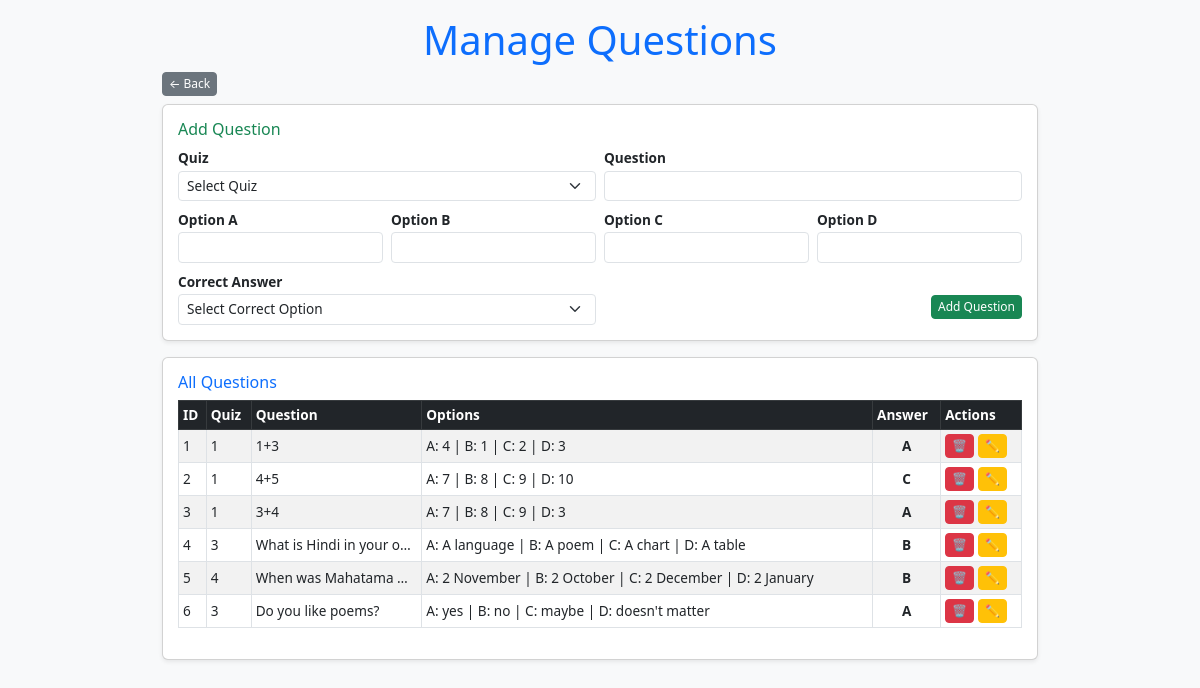
Page /manage_questions (signed in) on the committed database.
### models/models.py (models this page shows)
class Question(db.Model):
    id = db.Column(db.Integer, primary_key=True)
    quiz_id = db.Column(db.Integer, db.ForeignKey('quiz.id', ondelete='CASCADE'), nullable=False)
    question_statement = db.Column(db.Text, nullable=False)
    optionA = db.Column(db.String(255), nullable=False)
    optionB = db.Column(db.String(255), nullable=False)
    optionC = db.Column(db.String(255), nullable=False)
    optionD = db.Column(db.String(255), nullable=False)
    correct_option = db.Column(db.String(1), nullable=False)

class Quiz(db.Model):
    id = db.Column(db.Integer, primary_key=True)
    chapter_id = db.Column(db.Integer, db.ForeignKey('chapter.id', ondelete='CASCADE'), nullable=False)
    date_of_quiz = db.Column(db.Date, nullable=False)
    time_duration = db.Column(db.Integer, nullable=False)  # Store duration in minutes
    remarks = db.Column(db.Text, unique=True, nullable=False)
    questions = db.relationship('Question', backref='quiz', lazy=True, cascade="all, delete-orphan")
    quiz_scores = db.relationship('QuizScore', backref='quiz', cascade="all, delete-orphan")
    user_responses = db.relationship('UserResponse', backref='quiz', cascade="all, delete-orphan")

### app.py (the view, shortened to what this page needs)
@app.route('/manage_questions', methods=['GET', 'POST'])
def manage_questions():
    if 'admin_logged_in' not in session:
        return redirect(url_for('auth.admin_login'))
    quizzes = Quiz.query.all()
    questions = Question.query.all()
    return render_template('manage_questions.html', quizzes=quizzes, questions=questions)

### templates/manage_questions.html (shortened to what this page needs)
<!DOCTYPE html>
<html lang="en">
<head>
    <link href="https://cdn.jsdelivr.net/npm/bootstrap@5.3.0/dist/css/bootstrap.min.css" rel="stylesheet">
</head>
<body class="bg-light">
    {% include 'toastr.html' %}
<div class="container my-3">
    <h1 class="text-center text-primary mb-2">Manage Questions</h1>
    <div class="d-flex justify-content-between mb-2">
        <a href="{{ url_for('admin_dashboard') }}" class="btn btn-secondary btn-sm">← Back</a>
    </div>
    <div class="card shadow-sm mb-3">
        <h6 class="text-success">Add Question</h6>
        <form method="POST" action="{{ url_for('manage_questions') }}" class="row g-2">
            <div class="col-md-6">
                <label class="form-label">Quiz</label>
                <select name="quiz_id" class="form-select form-select-sm" required>
                    <option value="">Select Quiz</option>
                </select>
            </div>
            <div class="col-md-6">
                <label class="form-label">Question</label>
                <input type="text" name="question_text" class="form-control form-control-sm" required>
            </div>
            <div class="col-6 col-md-3">
                <label class="form-label">Option A</label>
                <input type="text" name="optionA" class="form-control form-control-sm" required>
            </div>
            <div class="col-6 col-md-3">
                <label class="form-label">Option B</label>
                <input type="text" name="optionB" class="form-control form-control-sm" required>
            </div>
            <div class="col-6 col-md-3">
                <label class="form-label">Option C</label>
                <input type="text" name="optionC" class="form-control form-control-sm" required>
            </div>
            <div class="col-6 col-md-3">
                <label class="form-label">Option D</label>
                <input type="text" name="optionD" class="form-control form-control-sm" required>
            </div>
            <div class="col-md-6">
                <label class="form-label">Correct Answer</label>
                <select name="correct_option" class="form-select form-select-sm" required>
                    <option value="">Select Correct Option</option>
                </select>
            </div>
            <div class="col-md-6 text-end">
                <button type="submit" class="btn btn-success btn-sm mt-4">Add Question</button>
            </div>
        </form>
    </div>
    <div class="card shadow-sm">
        <h6 class="text-primary">All Questions</h6>
        <div class="table-responsive">
            <table class="table table-striped table-bordered">
                <thead class="table-dark">
                    <tr>
                        <th>ID</th>
                        <th>Quiz</th>
                        <th>Question</th>
                        <th>Options</th>
                        <th>Answer</th>
                        <th>Actions</th>
                    </tr>
                </thead>
                <tbody>
                    {% for question in questions %}
                    <tr>
                        <td>{{ question.id }}</td>
                        <td>{{ question.quiz.id }}</td>
                        <td class="text-truncate" style="max-width: 150px;">{{ question.question_statement }}</td>
                        <td class="small">
                            A: {{ question.optionA }} |
                            B: {{ question.optionB }} |
                            C: {{ question.optionC }} |
                            D: {{ question.optionD }}
                        </td>
                        <td class="fw-bold text-center">{{ question.correct_option }}</td>
                        <td class="text-center">
                            <div class="d-flex gap-1">
                                <form method="POST" action="{{ url_for('manage_questions') }}">
                                    <button type="submit" class="btn btn-danger btn-sm" onclick="return confirm('Are you sure?')">🗑</button>
                                </form>
                                <a href="{{ url_for('edit_question', question_id=question.id) }}" class="btn btn-warning btn-sm">✏</a>
                            </div>
                        </td>
                    </tr>
                    {% endfor %}
                </tbody>
            </table>
        </div>
    </div>
</div>
</body>
</html>

### templates/manage_questions.html (style rules this page uses)
body { font-size: 0.9rem; }
.container { max-width: 900px; }
.form-control, .form-select { padding: 4px 8px; font-size: 0.85rem; }
.table th, .table td { padding: 4px; vertical-align: middle; font-size: 0.85rem; }
.btn-sm { padding: 2px 6px; font-size: 0.75rem; }
.form-label { margin-bottom: 2px; font-weight: 600; font-size: 0.85rem; }
.card { padding: 15px; }
.table-responsive { max-height: 350px; overflow-y: auto; }

### rows in the picture
Question: id "1", quiz.id "1", question_statement "1+3", optionA "4", optionB "1", optionC "2", optionD "3", correct_option "A"
Question: id "2", quiz.id "1", question_statement "4+5", optionA "7", optionB "8", optionC "9", optionD "10", correct_option "C"
Question: id "3", quiz.id "1", question_statement "3+4", optionA "7", optionB "8", optionC "9", optionD "3", correct_option "A"
Question: id "4", quiz.id "3", question_statement "What is Hindi in your o…", optionA "A language", optionB "A poem", optionC "A chart", optionD "A table", correct_option "B"
Question: id "5", quiz.id "4", question_statement "When was Mahatama G…", optionA "2 November", optionB "2 October", optionC "2 December", optionD "2 January", correct_option "B"
Question: id "6", quiz.id "3", question_statement "Do you like poems?", optionA "yes", optionB "no", optionC "maybe", optionD "doesn't matter", correct_option "A"
